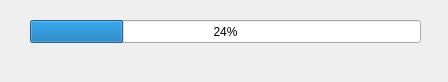
<?xml version="1.0" encoding="UTF-8"?>
<ui version="4.0">
 <class>FormProgressBar</class>
 <widget class="QWidget" name="FormProgressBar">
  <property name="geometry">
   <rect>
    <x>0</x>
    <y>0</y>
    <width>448</width>
    <height>82</height>
   </rect>
  </property>
  <property name="windowTitle">
   <string>Form</string>
  </property>
  <widget class="QProgressBar" name="progressBar">
   <property name="geometry">
    <rect>
     <x>30</x>
     <y>20</y>
     <width>391</width>
     <height>23</height>
    </rect>
   </property>
   <property name="value">
    <number>24</number>
   </property>
  </widget>
 </widget>
 <resources/>
 <connections/>
</ui>
